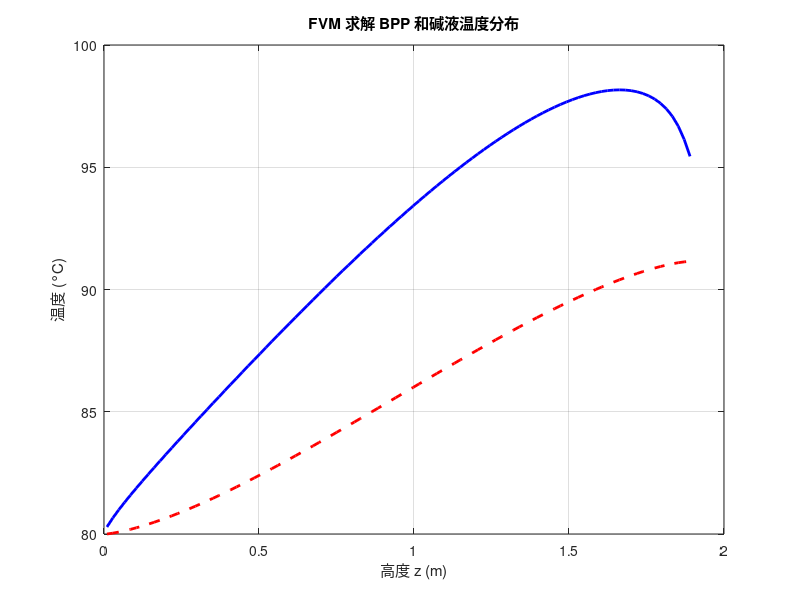

This chart was generated by the following MATLAB code:
clear; clc; close all;

% = = = = = = = = = = = = = = = = = = = = = = = = = = = = = = = = = = = = = = = = = = =
% 1. 物理和几何参数
% = = = = = = = = = = = = = = = = = = = = = = = = = = = = = = = = = = = = = = = = = = =
% --- BPP (T) 和环境参数 ---
t_air = 25; % 环境空气温度 (°C)
P_total = 7100; % BPP 总产热功率 (W)
lambda = 25; % BPP 热导率 (W/m·K)
% h_ele = 200; % (已删除) BPP 与碱液的对流系数 (W/m²·K)
h_air = 20; % BPP 与空气的对流系数 (W/m²·K)
D = 1.9; % BPP 高度/直径 (m)
T_thickness = 5e-3; % BPP 厚度 (m)
T_bottom_fixed = 80; % 底部 碱液 入口温度 (°C)

% --- 碱液 (T_ele) 物性参数 ---
lambda_ele = 0.68; % 碱液热导率 (W/m·K)
rho_ele = 1200; % 碱液密度 (kg/m³)
cp_ele = 3800; % 碱液比热容 (J/kg·K)
channel_depth_ele = 2e-3; % 碱液流道深度 (m)

% --- !!! 新增: 碱液动力粘度 (Pa·s) (!! 这是一个假设值, 请修改 !!) !! ---
mu_ele = 1e-3; % 例如: 1e-3 (Pa·s) 

% --- 碱液流量 ---
Q_ele_Lh = 500; % 碱液流量 (L/h)
Q_ele = Q_ele_Lh * (0.001 / 3600); % 转换为 m³/s (0.001 m³/L, 3600 s/h)

% --- !!! 新增: 计算 Pr (常数) !!! ---
Pr_ele = (mu_ele * cp_ele) / lambda_ele; 
fprintf('计算得到的普朗特数 Pr = %f\n', Pr_ele);

% = = = = = = = = = = = = = = = = = = = = = = = = = = = = = = = = = = = = = = = = = = =
% 2. 派生参数和几何函数定义
% = = = = = = = = = = = = = = = = = = = = = = = = = = = = = = = = = = = = = = = = = = =
R = D / 2;
H = D; % 总高度 (z从0到H)

% --- 几何匿名函数 (z 为高度) ---
L = @(z) 2 * sqrt(R^2 - (R-z).^2);
Ac_bpp = @(z) L(z) * T_thickness;
P_ele_func = @(z) 2 * L(z);
P_air_func = @(z) 2 * T_thickness * ones(size(z));
A_ele_func = @(z) L(z) * channel_depth_ele;

% --- 体积热源 ---
V_total_BPP = integral(Ac_bpp, 0, H);
q_dot_vol = P_total / V_total_BPP; % 体积热源 (W/m³)

% = = = = = = = = = = = = = = = = = = = = = = = = = = = = = = = = = = = = = = = = = = =
% 3. FVM 网格和迭代参数
% = = = = = = = = = = = = = = = = = = = = = = = = = = = = = = = = = = = = = = = = = = =
N = 100; % 网格节点数
dz = H / N; % 网格间距
z_nodes = (dz/2 : dz : H-dz/2)';
z_faces = (0 : dz : H)';

% --- 迭代控制 ---
max_outer_iter = 500;
outer_tol = 1e-6;
max_inner_iter = 100;
inner_tol = 1e-8;

% = = = = = = = = = = = = = = = = = = = = = = = = = = = = = = = = = = = = = = = = = = =
% 4. 预计算几何和物理参数
% = = = = = = = = = = = = = = = = = = = = = = = = = = = = = = = = = = = = = = = = = = =
% --- 在节点中心计算 ---
Ac_bpp_nodes = Ac_bpp(z_nodes);
P_ele_nodes = P_ele_func(z_nodes);
P_air_nodes = P_air_func(z_nodes);

% --- 在节点界面计算 ---
Ac_bpp_faces = Ac_bpp(z_faces);
A_ele_faces = A_ele_func(z_faces);
D_T_faces = lambda .* Ac_bpp_faces ./ dz;
D_ele_faces = lambda_ele .* A_ele_faces ./ dz;
F_dot_ele = rho_ele * cp_ele * Q_ele;
F_ele_faces = F_dot_ele * ones(size(z_faces));

% --- !!! 新增: 计算 h_ele(z) (在节点中心) !!! ---
% 特征长度 l = z
l_nodes = z_nodes;
% l_nodes = 1.9/100;

% 1. 碱液流通截面积 (在节点)
A_ele_nodes = A_ele_func(z_nodes);
% 2. 碱液流速 (在节点)
v_ele_nodes = Q_ele ./ A_ele_nodes;
% 3. 雷诺数 Re_l (l=z)
Re_ele_nodes = (rho_ele * v_ele_nodes .* l_nodes) / mu_ele;
% 4. 努塞尔特数 Nu_l
Nu_ele_nodes = 0.664 * (Re_ele_nodes .^ 0.5) .* (Pr_ele ^ (1/3));
% 5. 对流系数 h_ele(z)
h_ele_nodes = (Nu_ele_nodes * lambda_ele) ./ l_nodes;

% 6. 处理 z=0 (第一个节点) 的潜在问题
if any(isnan(h_ele_nodes)) || any(isinf(h_ele_nodes))
    fprintf('警告: h_ele 计算在 z=0 附近出现 Inf/NaN。\n');
    % 简单的修正：将 NaN/Inf 替换为下一个有效值
    h_ele_nodes(isnan(h_ele_nodes)) = h_ele_nodes(find(~isnan(h_ele_nodes), 1, 'first'));
    h_ele_nodes(isinf(h_ele_nodes)) = h_ele_nodes(find(~isinf(h_ele_nodes), 1, 'first'));
end

% = = = = = = = = = = = = = = = = = = = = = = = = = = = = = = = = = = = = = = = = = = =
% 5. 初始化
% = = = = = = = = = = = = = = = = = = = = = = = = = = = = = = = = = = = = = = = = = = =
T = ones(N, 1) * t_air; % BPP 温度场
T_ele = ones(N, 1) * T_bottom_fixed; % 碱液温度场
aW_T = zeros(N, 1); aE_T = zeros(N, 1); aP_T = zeros(N, 1);
SP_T = zeros(N, 1); SU_T = zeros(N, 1);
aW_ele = zeros(N, 1); aE_ele = zeros(N, 1); aP_ele = zeros(N, 1);
SP_ele = zeros(N, 1); SU_ele = zeros(N, 1);
fprintf('开始 FVM 耦合迭代...\n');

% = = = = = = = = = = = = = = = = = = = = = = = = = = = = = = = = = = = = = = = = = = =
% 6. 外循环 (耦合求解)
% = = = = = = = = = = = = = = = = = = = = = = = = = = = = = = = = = = = = = = = = = = =
for iter_outer = 1:max_outer_iter
    
    T_old = T;
    T_ele_old = T_ele;
    
    % --- 6A. 组装并求解 BPP 温度 T ---
    
    % (a) 内部节点系数
    for n = 2:N-1
        aW_T(n) = D_T_faces(n); 
        aE_T(n) = D_T_faces(n+1);
    end
    
    % (b) 计算源项 (SU, SP) - 依赖 T_ele_old
    % S_T = (q_dot*Ac_bpp) + h_ele*P_ele*T_ele + h_air*P_air*t_air
    %       - (h_ele*P_ele + h_air*P_air) * T
    SU_T = (q_dot_vol .* Ac_bpp_nodes + ...
            h_ele_nodes .* P_ele_nodes .* T_ele_old + ...  % <-- 已修改
            h_air .* P_air_nodes .* t_air) * dz;
    SP_T = -(h_ele_nodes .* P_ele_nodes + h_air .* P_air_nodes) * dz; % <-- 已修改
    
    % (c) 计算 aP
    aP_T = aW_T + aE_T - SP_T;
    
    % (d) T 的边界条件 (Neumann: dT/dz=0)
    aW_T(1) = 0; 
    aE_T(1) = D_T_faces(2);
    aP_T(1) = aE_T(1) - SP_T(1);
    aW_T(N) = D_T_faces(N);
    aE_T(N) = 0; 
    aP_T(N) = aW_T(N) - SP_T(N);

    % (e) 内循环: 迭代求解 T
    for iter_inner = 1:max_inner_iter
        T_inner_old = T;
        T(1) = (aE_T(1) * T(2) + SU_T(1)) / aP_T(1);
        for n = 2:N-1
            T(n) = (aW_T(n) * T(n-1) + aE_T(n) * T(n+1) + SU_T(n)) / aP_T(n);
        end
        T(N) = (aW_T(N) * T(N-1) + SU_T(N)) / aP_T(N);
        if max(abs(T - T_inner_old)) < inner_tol
            break;
        end
    end

    % --- 6B. 组装并求解 碱液 温度 T_ele ---
    
    % (a) 内部节点系数 (UDS)
    for n = 2:N-1
        aW_ele(n) = D_ele_faces(n) + F_ele_faces(n);
        aE_ele(n) = D_ele_faces(n+1);
    end
    
    % (b) 计算源项 (SU, SP) - 依赖 *新计算的 T*
    % S_ele = (h_ele * P_ele * T) - (h_ele * P_ele) * T_ele
    SU_ele = (h_ele_nodes .* P_ele_nodes .* T) * dz; % <-- 已修改
    SP_ele = -(h_ele_nodes .* P_ele_nodes) * dz; % <-- 已修改
    
    % (c) 计算 aP
    aP_ele = aW_ele + aE_ele - SP_ele;

    % (d) T_ele 的边界条件
    % 节点 1 (Dirichlet: T_ele = T_bottom_fixed)
    aW_ele(1) = 0;
    aE_ele(1) = 0;
    aP_ele(1) = 1;
    SU_ele(1) = T_bottom_fixed;
    SP_ele(1) = 0;
    
    % 节点 N (Neumann: dTele/dz=0)
    aW_ele(N) = D_ele_faces(N) + F_ele_faces(N);
    aE_ele(N) = 0;
    aP_ele(N) = aW_ele(N) - SP_ele(N);
    
    % (e) 内循环: 迭代求解 T_ele
    for iter_inner = 1:max_inner_iter
        T_ele_inner_old = T_ele;
        T_ele(1) = SU_ele(1) / aP_ele(1); % 固定为 80
        for n = 2:N-1
            T_ele(n) = (aW_ele(n) * T_ele(n-1) + aE_ele(n) * T_ele(n+1) + SU_ele(n)) / aP_ele(n);
        end
        T_ele(N) = (aW_ele(N) * T_ele(N-1) + SU_ele(N)) / aP_ele(N);
        if max(abs(T_ele - T_ele_inner_old)) < inner_tol
            break;
        end
    end
    
    % --- 6C. 检查外循环收敛 ---
    err_T = max(abs(T - T_old));
    err_Tele = max(abs(T_ele - T_ele_old));
    residual = max(err_T, err_Tele);
    
    if mod(iter_outer, 25) == 0
        fprintf('迭代 %d, 最大残差 = %g\n', iter_outer, residual);
    end
    
    if residual < outer_tol
        fprintf('耦合求解收敛于 %d 次迭代。\n', iter_outer);
        break;
    end
end
if iter_outer == max_outer_iter
    fprintf('警告: 达到最大迭代次数 %d，求解可能未收敛。\n', max_outer_iter);
end

% = = = = = = = = = = = = = = = = = = = = = = = = = = = = = = = = = = = = = = = = = = =
% 7. 结果绘图
% = = = = = = = = = = = = = = = = = = = = = = = = = = = = = = = = = = = = = = = = = = =
figure;

% --- 子图 1: 温度分布 ---
% subplot(2, 1, 1); % 分为2行1列，选择第1个
plot(z_nodes, T, 'b-', 'LineWidth', 2);
hold on;
plot(z_nodes, T_ele, 'r--', 'LineWidth', 2);
xlabel('高度 z (m)');
ylabel('温度 (°C)');
title('FVM 求解 BPP 和碱液温度分布');
grid on;

% % --- 子图 2: 计算得到的 h_ele 分布 ---
% subplot(2, 1, 2); % 选择第2个
% plot(z_nodes, h_ele_nodes, 'm-', 'LineWidth', 2);
% xlabel('高度 z (m)');
% ylabel('对流系数 h_{ele} (W/m²·K)');
% title('计算得到的 h_{ele} 沿高度的分布');
% grid on;
